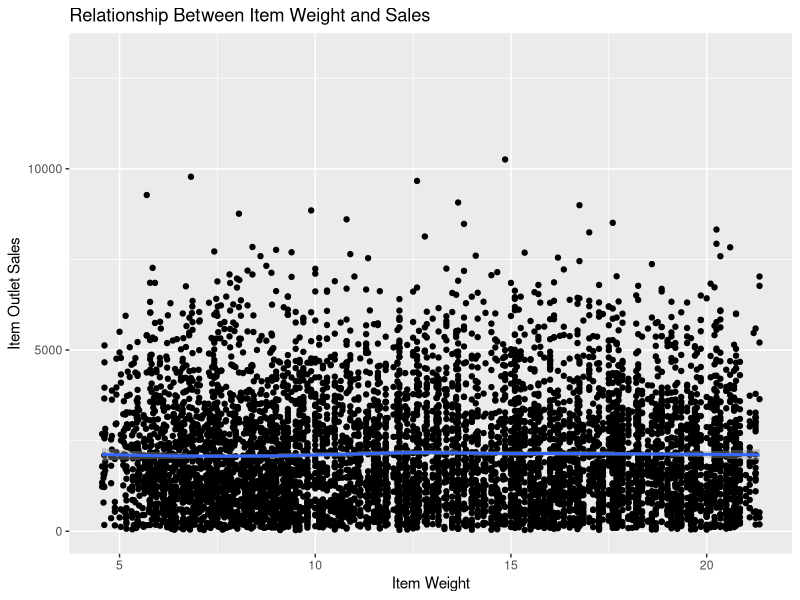
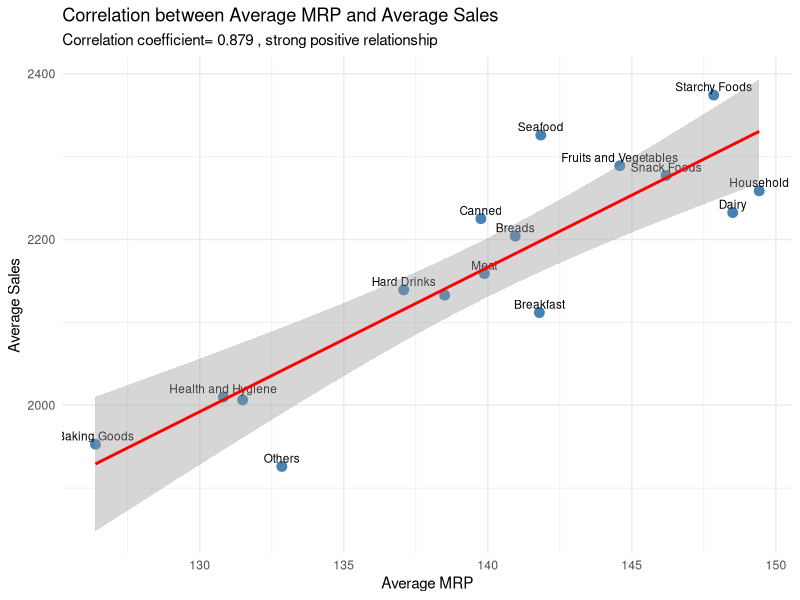
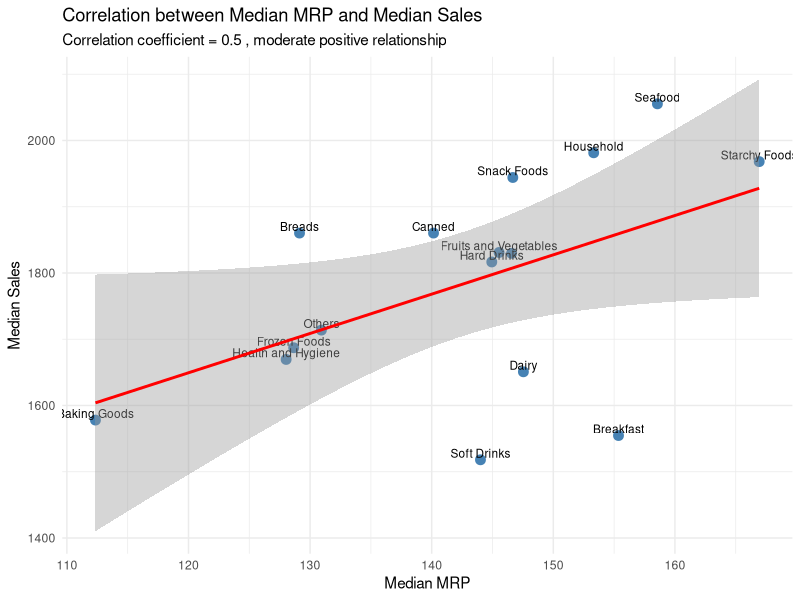
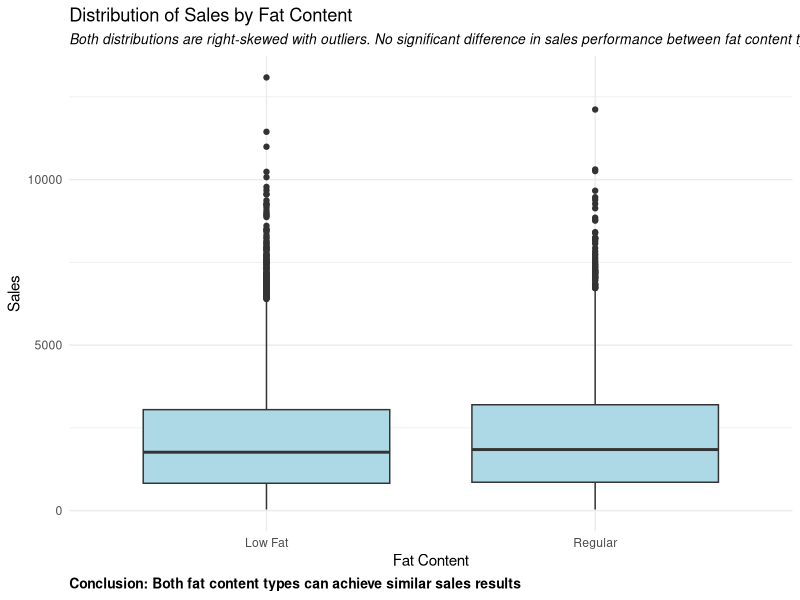
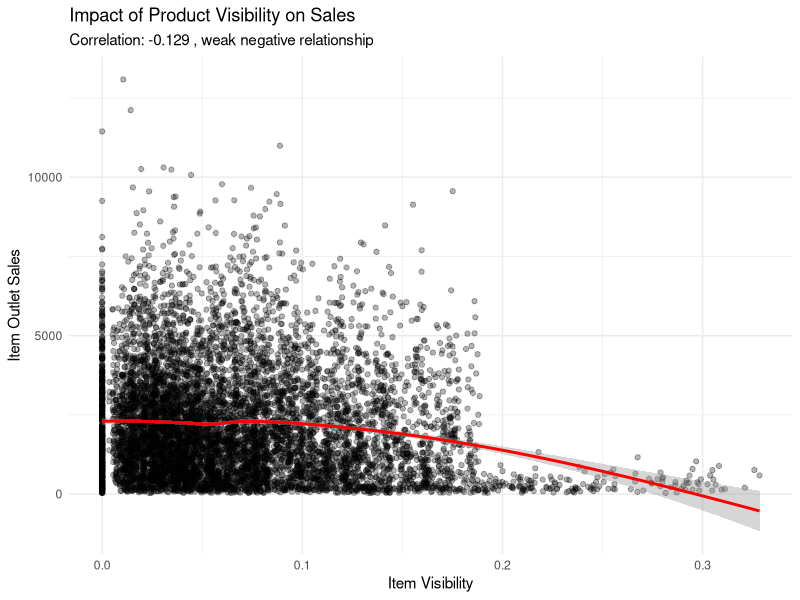

The R script that drew these images, in order:
imputed_train <- read.csv("imputed_train.csv")

#1 Top-selling products (by quantity and revenue

library(ggplot2)

ggplot(imputed_train, aes(x = Item_Weight, y = Item_Outlet_Sales)) +
geom_point() +
geom_smooth(method = "loess") +
labs(title = "Relationship Between Item Weight and Sales",
x = "Item Weight", y = "Item Outlet Sales")

print(paste("Correlation = ", cor(imputed_train$Item_Weight, imputed_train$Item_Outlet_Sales, use = "complete.obs"), 
            ". Item weight does not have a strong relationship with Sales", sep=""))


#2 Average MRP and average sales per product type

library(dplyr)

#######by MEAN

product_type_summary <- imputed_train %>%
  group_by(Item_Type) %>%
  summarize(
    Average_MRP = round(mean(Item_MRP, na.rm = TRUE), 2),
    Average_Sales = round(mean(Item_Outlet_Sales, na.rm = TRUE), 2)
  ) %>%
  arrange(desc(Average_Sales))

print(product_type_summary)

correlation <- cor(product_type_summary$Average_MRP, product_type_summary$Average_Sales)

ggplot(product_type_summary, aes(x = Average_MRP, y = Average_Sales)) +
  geom_point(color = "steelblue", size = 3) +
  geom_text(aes(label = Item_Type), check_overlap = TRUE, nudge_y = 10, size = 3) +
  geom_smooth(method = "lm", se = TRUE, color = "red") +
  theme_minimal() +
  labs(title = "Correlation between Average MRP and Average Sales",
       subtitle = paste("Correlation coefficient=", round(correlation, 3),", strong positive relationship"),
       x = "Average MRP", 
       y = "Average Sales")


########## by MEDIAN
product_type_summary <- imputed_train %>%
  group_by(Item_Type) %>%
  summarize(
    Median_MRP = round(median(Item_MRP, na.rm = TRUE), 2),
    Median_Sales = round(median(Item_Outlet_Sales, na.rm = TRUE), 2)
  ) %>%
  arrange(desc(Median_Sales))

print(product_type_summary)

correlation <- cor(product_type_summary$Median_MRP, product_type_summary$Median_Sales)

ggplot(product_type_summary, aes(x = Median_MRP, y = Median_Sales)) +
  geom_point(color = "steelblue", size = 3) +
  geom_text(aes(label = Item_Type), check_overlap = TRUE, nudge_y = 10, size = 3) +
  geom_smooth(method = "lm", se = TRUE, color = "red") +
  theme_minimal() +
  labs(title = "Correlation between Median MRP and Median Sales",
       subtitle = paste("Correlation coefficient =", round(correlation, 3), 
                        ", moderate positive relationship"),
       x = "Median MRP", 
       y = "Median Sales")


#3 Sales by fat content

ggplot(imputed_train, aes(x = Item_Fat_Content, y = Item_Outlet_Sales)) +
  geom_boxplot(fill = "lightblue") +
  theme_minimal() +
  labs(title = "Distribution of Sales by Fat Content",
       subtitle = "Both distributions are right-skewed with outliers. No significant difference in sales performance between fat content types.",
       caption = "Conclusion: Both fat content types can achieve similar sales results",
       x = "Fat Content",
       y = "Sales") +
  theme(
    plot.subtitle = element_text(size = 10, face = "italic"),
    plot.caption = element_text(size = 10, face = "bold", hjust = 0)
  )

#4 Impact of product visibility on sales

visibility_correlation <- cor(imputed_train$Item_Visibility, imputed_train$Item_Outlet_Sales)

print(paste("Correlation between Item Visibility and Sales:", round(visibility_correlation, 3)))

ggplot(imputed_train, aes(x = Item_Visibility, y = Item_Outlet_Sales)) +
  geom_point(alpha = 0.3) +
  geom_smooth(method = "loess", color = "red") +
  theme_minimal() +
  labs(title = "Impact of Product Visibility on Sales",
       subtitle = paste("Correlation:", round(visibility_correlation, 3),", weak negative relationship"),
       x = "Item Visibility",
       y = "Item Outlet Sales")

